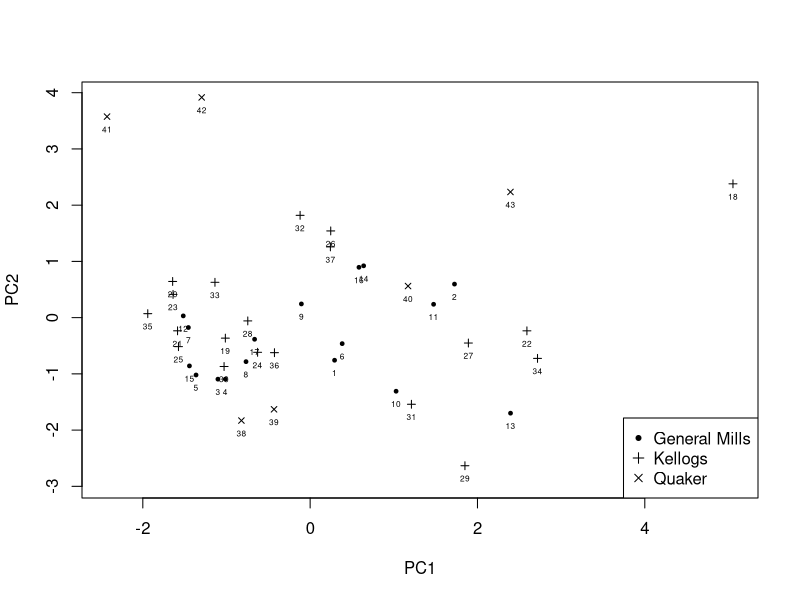
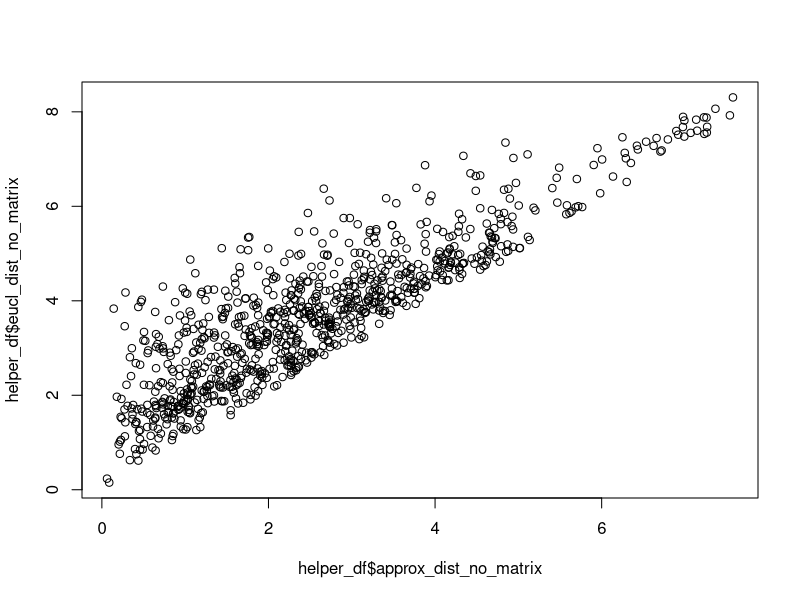
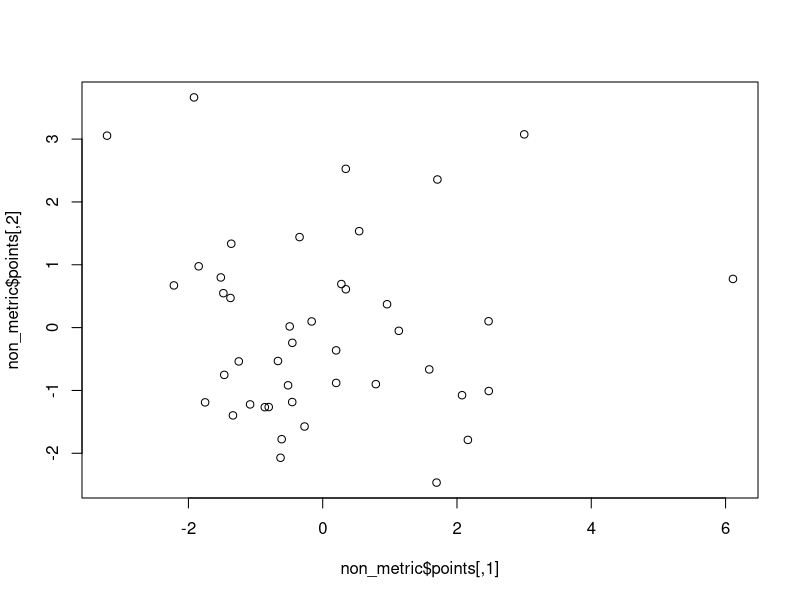
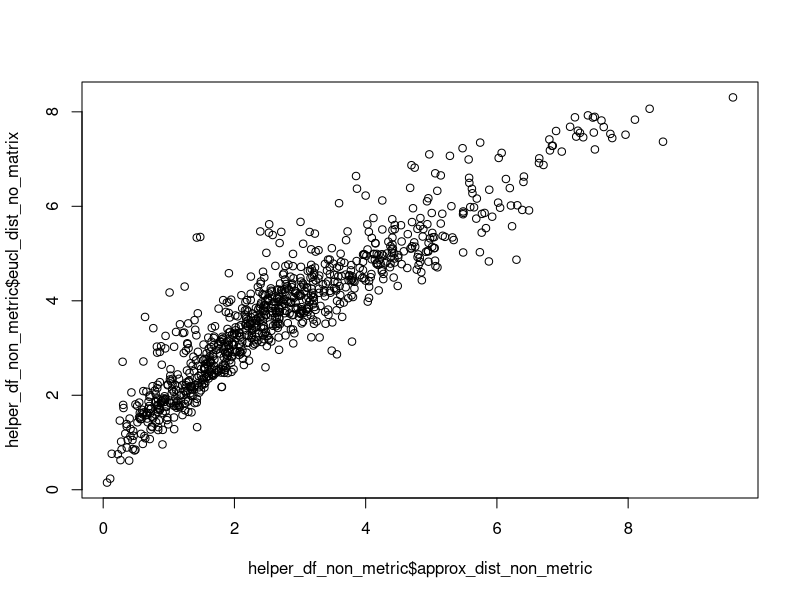
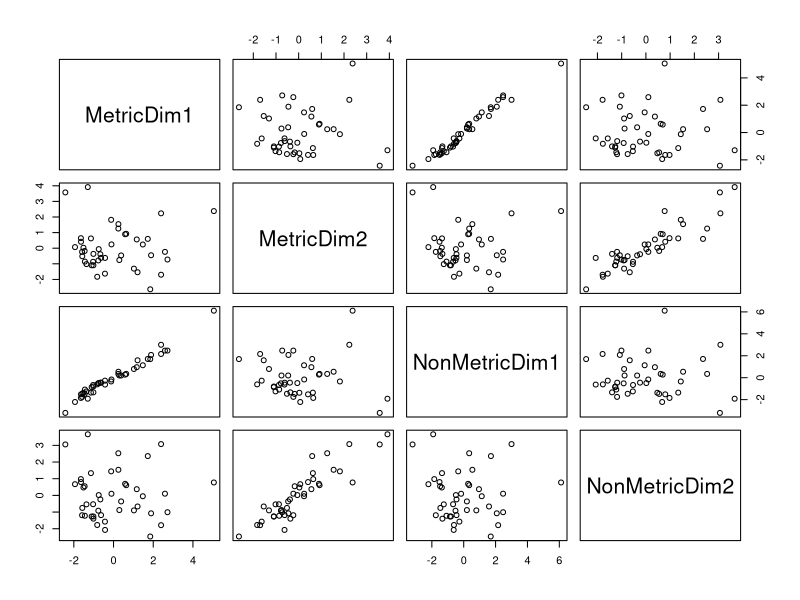

These figures' R source, in order:
## ---- chunk 1
cereal_data <- as.data.frame(read.table("Cereals.dat", header = TRUE))
## ---- chunk 2
numerical_values <- cereal_data[,3:ncol(cereal_data)]
sd_numerical <- scale(numerical_values)
eucl_dist <- as.matrix(dist(sd_numerical, upper = T))
colnames(eucl_dist) <- cereal_data$Brand
rownames(eucl_dist) <- cereal_data$Brand
eucl_dist[1:5,1:5]
## ---- chunk 3
## 2D approx
multidim_scale <- cmdscale(eucl_dist, k = 2, eig = T, x.ret = T)
# multidim_scale$eig
multidim_scale$points
multidim_scale_points_G <- multidim_scale$points[cereal_data$Manufacturer == "G",]
plot(multidim_scale_points_G[,1], multidim_scale_points_G[,2], xlab = "PC1", ylab = "PC2", pch = 20, xlim = c(min(multidim_scale$points[,1]), max(multidim_scale$points[,1])), ylim = c(min(multidim_scale$points[,2]) - 0.3, max(multidim_scale$points[,2])), cex = 0.75)
multidim_scale_points_K <- multidim_scale$points[cereal_data$Manufacturer == "K",]
points(multidim_scale_points_K[,1], multidim_scale_points_K[,2], pch = 3, cex = 0.75)
multidim_scale_points_Q <- multidim_scale$points[cereal_data$Manufacturer == "Q",]
points(multidim_scale_points_Q[,1], multidim_scale_points_Q[,2], pch = 4, cex = 0.75)
text(x = multidim_scale$points[,1], y = multidim_scale$points[,2], labels = seq(from = 1, to = nrow(cereal_data)), pos = 1, cex = 0.5)
legend("bottomright", c("General Mills", "Kellogs", "Quaker"), pch = c(20, 3, 4))
## ---- chunk 4
approx_dist <- as.matrix(dist(multidim_scale$points, upper = T)) 
approx_dist_non_matrix <- dist(multidim_scale$points)
which(approx_dist == min(approx_dist_non_matrix), arr.ind = T)
cereal_data$Manufacturer[[14]]
cereal_data$Manufacturer[[16]]
## ---- chunk 5
which(approx_dist == max(approx_dist), arr.ind = T)

cereal_data$Manufacturer[[41]]
cereal_data$Manufacturer[[18]]
## ---- chunk 6
## K dimension matrix
#Yes, 6
## ---- chunk 7
# multidim_scale$GOF # I just use this to check that the computed value matches

B <- t(multidim_scale$x) %*% multidim_scale$x
B.eigen <- eigen(B)
sum(B.eigen$values[1:2]) / sum(B.eigen$values)

B <- t(sd_numerical) %*% sd_numerical

B.eigen <- eigen(B)

eigenvalues <- B.eigen$values
eigenvalues
GOF <- sum(B.eigen$values[1:2]) / sum(B.eigen$values)
GOF
## ---- chunk 8
## Are there 0 Eigen? Why not?
# No.
## ---- chunk 9
## Plot distances and do regression.
eucl_dist_no_matrix <- dist(sd_numerical)
approx_dist_no_matrix <- dist(multidim_scale$points)
helper_df <- data.frame(cbind(approx_dist_no_matrix, eucl_dist_no_matrix))

plot(helper_df$approx_dist_no_matrix, helper_df$eucl_dist_no_matrix)

linearMod <- lm(approx_dist_no_matrix ~ eucl_dist_no_matrix, data = helper_df)
summary(linearMod)
## ---- chunk 10
## Non-metric
non_metric <- MASS::isoMDS(eucl_dist)


# todo make plot nicer
non_metric
plot(non_metric$points)

## ---- chunk 11
## Check two closest
approx_dist_non_metric <- dist(non_metric$points)
helper_df_non_metric <- data.frame(cbind(approx_dist_non_metric, eucl_dist_no_matrix))
## ---- chunk 12
## Regression
plot(helper_df_non_metric$approx_dist_non_metric, helper_df_non_metric$eucl_dist_no_matrix)

linearMod_non_metric <- lm(approx_dist_non_metric ~ eucl_dist_no_matrix, data = helper_df)
summary(linearMod_non_metric)
## ---- chunk 13

## ---- chunk 14
helper_scatter <- data.frame(cbind(multidim_scale$points, non_metric$points))
colnames(helper_scatter) <- c("MetricDim1","MetricDim2","NonMetricDim1","NonMetricDim2")
plot(helper_scatter)
round(cor(helper_scatter), digits = 3)

## ---- chunk 15
## Why sd?
